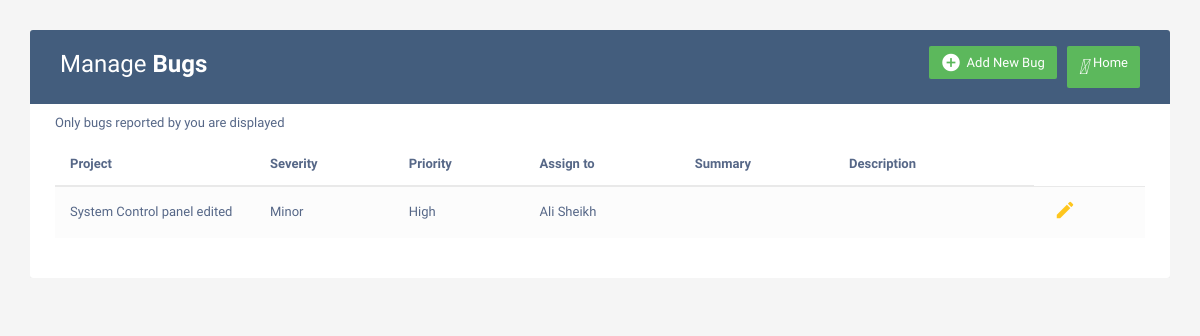
The app's page /clientbugs (signed in) with its own data.
### home/models.py (models this page shows, shortened)
class Bug(models.Model):
    project = models.CharField(max_length=122,null=True)
    Severity = models.CharField(max_length=122,null=True)
    Priority = models.CharField(max_length=122,null=True)
    Assign = models.CharField(max_length=122,null=True)
    Summary = models.TextField(null=True)
    Desc = models.TextField(null=True)
    date = models.DateField()
    Image = models.FileField(upload_to='file')
    status = models.CharField(max_length=50,default='Unresolved')
    created = models.DateTimeField(auto_now_add = True)
    ended = models.DateField(null=True,blank=True)
    timetaken = models.CharField(max_length=50,null=True,blank=True)
    reportedby = models.CharField(max_length=50)
    resolvedby = models.CharField(max_length=100,blank=True,null=True)

### home/views.py (the view)
# urls.py: path('clientbugs',views.displayclientbugs,name='Bugs'),
@login_required
def displayclientbugs(request):
    my_data = Bug.objects.all().filter(reportedby=request.user).order_by('created')
    reversed_data = my_data.reverse()  # Reverse the order
    return render(request, 'clientbugs.html', {'reversed_data': reversed_data})

### templates/clientbugs.html (shortened to what this page needs)
<!DOCTYPE html>
<html lang="en">
<head>
<link rel="stylesheet" href="https://maxcdn.bootstrapcdn.com/font-awesome/4.7.0/css/font-awesome.min.css">
<link rel="stylesheet" href="https://maxcdn.bootstrapcdn.com/bootstrap/3.3.7/css/bootstrap.min.css">
</head>
<body>
    <div class="container">
        <div class="table-responsive">
            <div class="table-wrapper">
                <div class="table-title">
                    <div class="row">
                        <div class="col-xs-6">
                            <h2>Manage <b>Bugs</b></h2>
                        </div>
                        <div class="col-xs-6">
                            <a href="/base" class="btn btn-success" data-toggle="modal"><i>&#xE147;</i> <span>Home</span></a>
                            <a href="/addbug" class="btn btn-success" data-toggle="modal"><i class="material-icons">&#xE147;</i> <span>Add New Bug</span></a>
                        </div>
                    </div>
                </div>
				<P>Only bugs reported by you are displayed</p>
                <table class="table table-striped table-hover">
                    <thead>
                        <tr>
                            <th>Project</th>
                            <th>Severity</th>
                            <th>Priority</th>
                            <th>Assign to</th>
                            <th>Summary</th>
                            <th>Description</th>
                        </tr>
                    </thead>
                    <tbody>
                        {% for item in reversed_data %}
                        <tr>
                            <td> {{item.project}} </td>
                            <td> {{item.Severity}} </td>
                            <td> {{item.Priority}} </td>
                            <td> {{item.Assign}} </td>
                            <td> {{item.Summary}} </td>
                            <td> {{item.Desc}} </td>
							<td>
								<a href="/editbug/{{item.id}}" class="edit" data-toggle="modal"><i class="material-icons" data-toggle="tooltip" title="Edit">&#xE254;</i></a>
							</td>
						</tr>
                        {% endfor %}
                    </tbody>
                </table>
            </div>
        </div>
    </div>
</body>

### templates/clientbugs.html (style rules this page uses)
body { color: #566787; background: #f5f5f5; font-family: 'Varela Round', sans-serif; font-size: 13px; }
.table-responsive { margin: 30px 0; }
.table-wrapper { min-width: 1000px; background: #fff; padding: 20px 25px; border-radius: 3px; box-shadow: 0 1px 1px rgba(0,0,0,.05); }
.table-title { padding-bottom: 15px; background: #435d7d; color: #fff; padding: 16px 30px; margin: -20px -25px 10px; border-radius: 3px 3px 0 0; }
.table-title h2 { margin: 5px 0 0; font-size: 24px; }
.table-title .btn { color: #fff; float: right; font-size: 13px; border: none; min-width: 50px; border-radius: 2px; border: none; outline: none !important; margin-left: 10px; }
.table-title .btn i { float: left; font-size: 21px; margin-right: 5px; }
.table-title .btn span { float: left; margin-top: 2px; }
table.table tr th, table.table tr td { border-color: #e9e9e9; padding: 12px 15px; vertical-align: middle; }
table.table tr th:first-child { width: 200px; }
table.table tr th:last-child { width: 200px; }
table.table-striped tbody tr:nth-of-type(odd) { background-color: #fcfcfc; }
table.table td:last-child i { opacity: 0.9; font-size: 22px; margin: 0 5px; }
table.table td a { font-weight: bold; color: #566787; display: inline-block; text-decoration: none; outline: none !important; }
table.table td a.edit { color: #FFC107; }
table.table td i { font-size: 19px; }

### records on screen
Bug: project "System Control panel edited", Severity "Minor", Priority "High", Assign "Ali Sheikh"
